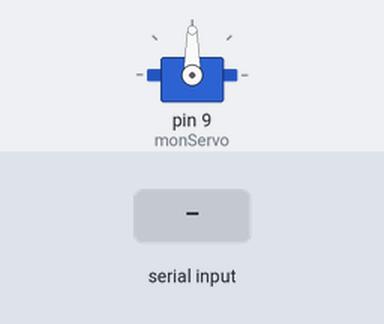
Simulated run of this sketch. Board: Arduino Uno, built with avr-gcc and run on an emulated ATmega328P. Parts: servo. The test bench sets the inputs (shaded band).

Above: at 1.2 s.
1.3 s: "Z90\n" received over the second serial link
At 2.4 s:
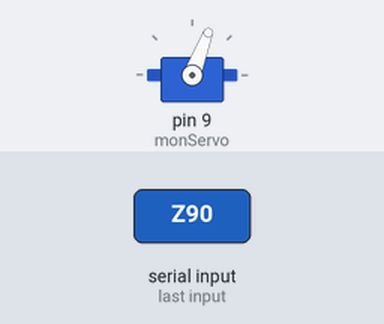
2.8 s: "Z,45\n" received over the second serial link
At 3.6 s:
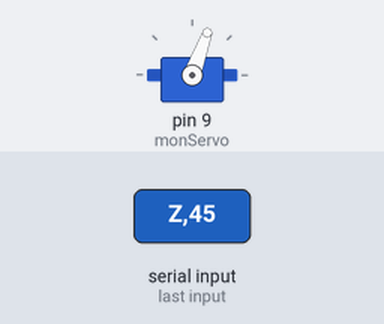
Timing chart, 0 to 5.8 s (numbered marks = the images above; inputs shaded):
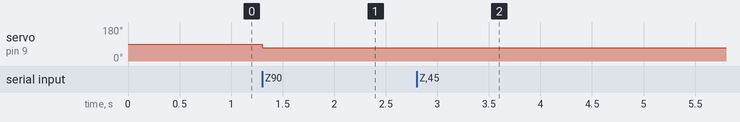

Measured:
- after the input at 1.3 s, servo on pin 9 (monServo): 90° → 69° at once
- after the input at 2.8 s, servo on pin 9 (monServo): 69° → 70° at once

The sketch:

Voiture_RC.ino
```cpp
//Créé par camille Jouhet en 2019

#include <SoftwareSerial.h>
#include <Servo.h>
Servo monServo;
SoftwareSerial HC06(10, 11); //RX et TX port virtuel pour communiquer avec le module
int positionDuServo = 90 , VitesseVoiture = 0, last_position;
bool save_speed, save_direction, message_ok;
String vitesse, angle;


void setup()
{

  HC06.begin(9600);
  Serial.begin(9600);
  monServo.attach(9);
  monServo.write(positionDuServo);

}

void loop()
{
  message_ok = 0;
  save_speed = 0;
  save_direction = 0;
  vitesse = "";
  angle = "";

  //  Serial.println("ok");
  while (message_ok == 0) {
    if (HC06.available())
    {

      char mode_char = HC06.read();
      if (mode_char == 'X')
      {
        save_speed = 0;
        save_direction = 1;
      }
      else if (mode_char == 'Y')
      {
        save_speed = 1;
        save_direction = 0;
      }
      else if (mode_char == 'Z')
      {
        message_ok = 1;
      }
      else
      {
        if (save_speed) {
          vitesse += mode_char;
        }
        else if (save_direction)
        {
          angle += mode_char;
        }
      }
    }
  }

  last_position = positionDuServo;
  positionDuServo = map(angle.toInt(), 0, 100, 70, 120);
  VitesseVoiture = 0;

  //  Serial.println(positionDuServo);
  //Serial.println(angle);

  if (abs(last_position - positionDuServo) > 1)
  {
    if (last_position < positionDuServo)
    {
      positionDuServo = positionDuServo + 1;
    }
    else
    {
      positionDuServo = positionDuServo - 1;
    }
  }
  monServo.write(positionDuServo);

  delay(100);
}
```
